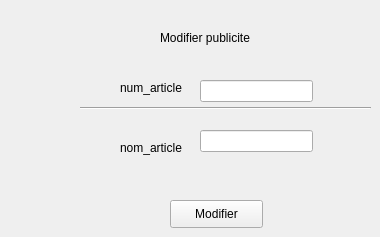
        <widget class="QWidget" name="tab_17">
         <attribute name="title">
          <string>Modifier</string>
         </attribute>
         <widget class="QPushButton" name="modifierpub_2">
          <property name="geometry">
           <rect>
            <x>170</x>
            <y>200</y>
            <width>93</width>
            <height>28</height>
           </rect>
          </property>
          <property name="text">
           <string>Modifier</string>
          </property>
         </widget>
         <widget class="QLabel" name="label_35">
          <property name="geometry">
           <rect>
            <x>160</x>
            <y>30</y>
            <width>101</width>
            <height>16</height>
           </rect>
          </property>
          <property name="text">
           <string>Modifier publicite</string>
          </property>
         </widget>
         <widget class="Line" name="line_4">
          <property name="geometry">
           <rect>
            <x>80</x>
            <y>100</y>
            <width>291</width>
            <height>16</height>
           </rect>
          </property>
          <property name="orientation">
           <enum>Qt::Horizontal</enum>
          </property>
         </widget>
         <widget class="QLabel" name="label_36">
          <property name="geometry">
           <rect>
            <x>120</x>
            <y>140</y>
            <width>71</width>
            <height>16</height>
           </rect>
          </property>
          <property name="text">
           <string>nom_article</string>
          </property>
         </widget>
         <widget class="QLineEdit" name="num_articleModif_2">
          <property name="geometry">
           <rect>
            <x>200</x>
            <y>80</y>
            <width>113</width>
            <height>22</height>
           </rect>
          </property>
         </widget>
         <widget class="QLineEdit" name="nom_articleModif_2">
          <property name="geometry">
           <rect>
            <x>200</x>
            <y>130</y>
            <width>113</width>
            <height>22</height>
           </rect>
          </property>
         </widget>
         <widget class="QLabel" name="label_37">
          <property name="geometry">
           <rect>
            <x>120</x>
            <y>80</y>
            <width>71</width>
            <height>16</height>
           </rect>
          </property>
          <property name="text">
           <string>num_article</string>
          </property>
         </widget>
        </widget>
